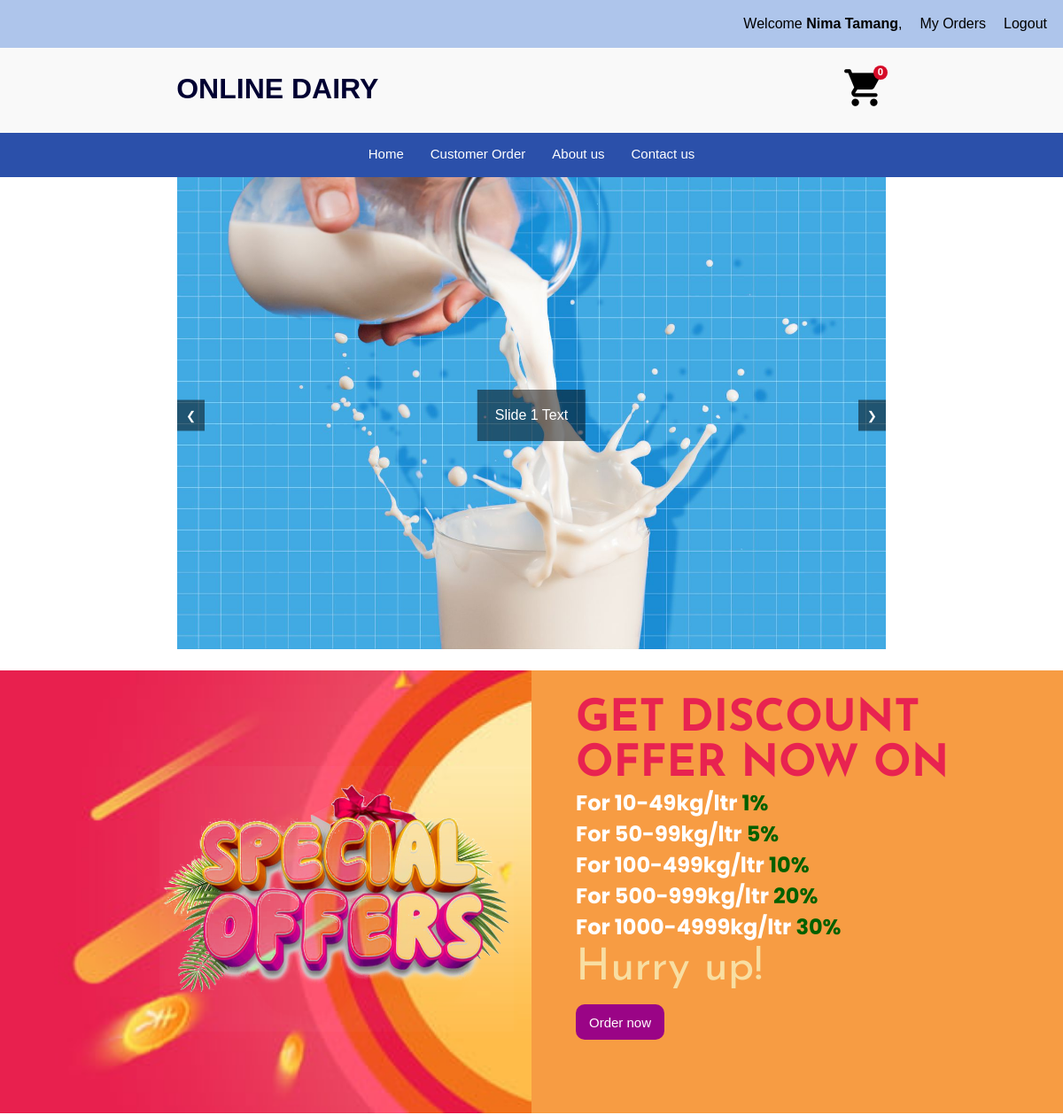
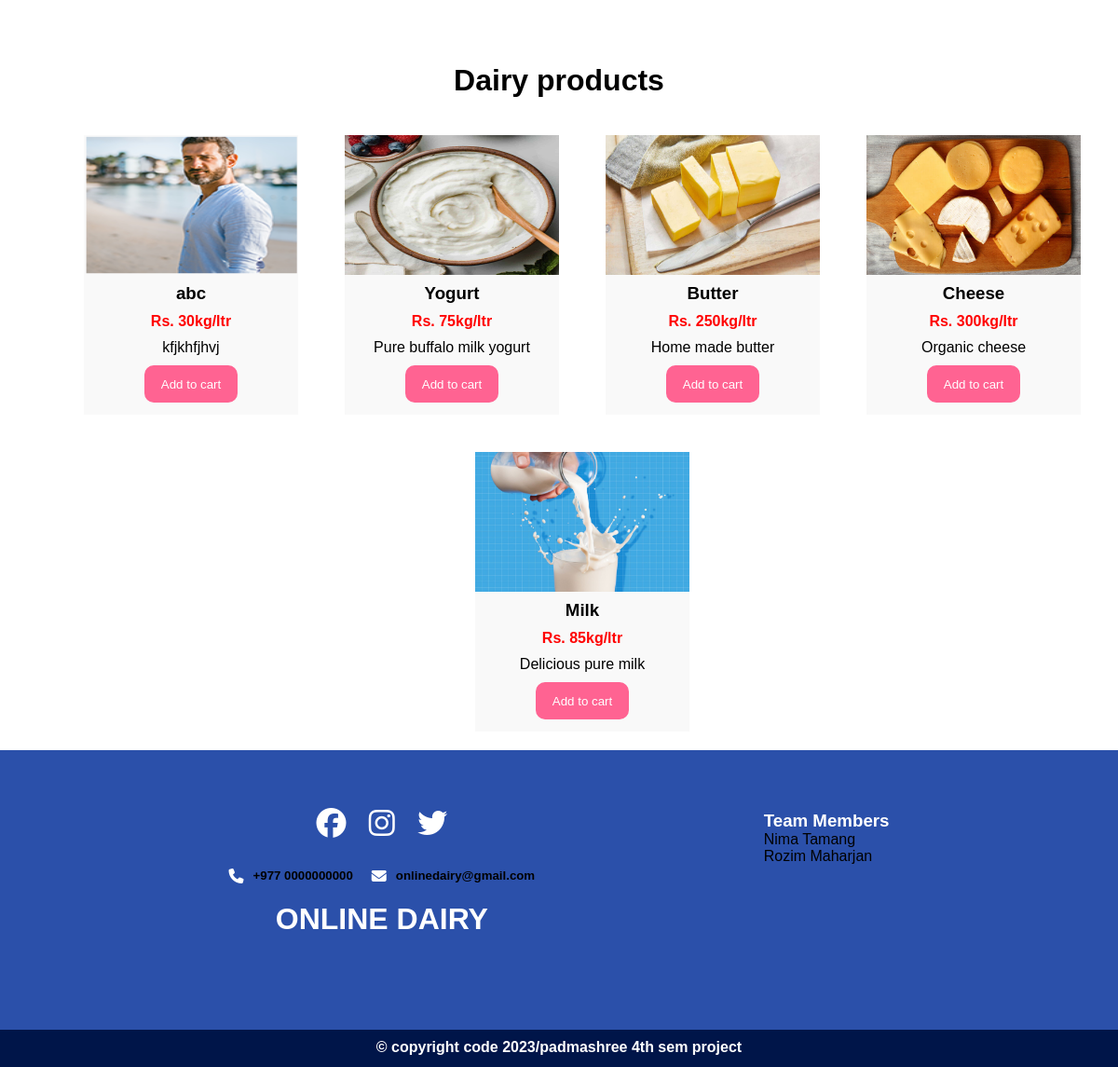
The app's page /index.php (signed in) with its own data (2 pictures, top to bottom).
### tables this page shows
CREATE TABLE `registerd_users` (
  `id` int(11) NOT NULL,
  `full_name` varchar(128) NOT NULL,
  `email` varchar(255) NOT NULL,
  `password` varchar(255) NOT NULL
);

CREATE TABLE `products` (
  `id` int(11) NOT NULL,
  `product_name` varchar(255) NOT NULL,
  `product_price` varchar(255) NOT NULL,
  `quantity` int(100) NOT NULL,
  `product_image` varchar(255) NOT NULL,
  `product_description` varchar(255) NOT NULL,
  `vendor_id` int(11) DEFAULT NULL
);

### index.php (the view, shortened to what this page needs)
<?php
include "connection/connect.php";
?>
<!DOCTYPE html>
<html lang="en">
<head>
    <link rel="stylesheet" href="css/style.css" type="text/css">
</head>
<body>
    <?php include 'header.php';?>
    <nav>
        <ul>
            <li><a href="#">Home</a></li>
            <li><a href="userdashboard.php">Customer Order</a></li>
            <li><a href="aboutus.php">About us</a></li>
            <li><a href="contactus.php">Contact us</a></li>
        </ul>
    </nav>
    <div class="slider-container">
        <div class="slider">
            <div class="slide">
                <img src="./images/milk.jpg" alt="Slide 1">
                <div class="slide-text">Slide 1 Text</div>
            </div>
        </div>
        <button class="prev-btn">&#10094;</button>
        <button class="next-btn">&#10095;</button>
    </div>
    <div class="offer-deals">
        <div class="deal-1">
            <img src="images/Deal-Background-PNG.png" alt="dealpng" class="specialdeal">
        </div>
        <div class="deal-2">
        <h1>GET DISCOUNT OFFER NOW ON</h1>
        <h2>For 10-49kg/ltr <span>1%</span></h2>
        <h2>For 50-99kg/ltr <span>5%</span></h2>
        <h2>For 100-499kg/ltr <span>10%</span></h2>
        <h2>For 500-999kg/ltr <span>20%</span></h2>
        <h2>For 1000-4999kg/ltr <span>30%</span></h2>
        <p>Hurry up!</p>
        <a href="productdetail.php"><button class="deal-btn">Order now</button></a>
        </div>
    </div>
    <div class="dairy-items" style="padding: 20px;">
        <h1>Dairy products</h1>
        <div class="dairy-product-list-1">
            <?php
            $select_products = "SELECT * FROM `products`";
            $query=mysqli_query($conn,$select_products);
            if(mysqli_num_rows($query) > 0) {
                while ($fetch_products = mysqli_fetch_assoc($query)) {
            ?>
                <div class="dairy-products">
                    <a href="productdetail.php"><img src="vendor/uploadimage/<?php echo $fetch_products['product_image'] ?>" alt="image"></a>
                    <div class="details">
                        <h3><?php echo $fetch_products['product_name']; ?></h3>
                        <b><p style="color: red;">Rs. <?php echo $fetch_products['product_price']; ?>kg/ltr</p></b>
                        <p><?php echo $fetch_products['product_description']; ?></p>
                    </div>
                    <form action="" method="post">
                        <input type="submit" class="addtocart" value="Add to cart" name="add_to_cart">
                    </form>
                </div>
            <?php
                }
            } else {
                echo '<p class="empty">No products added yet!</p>';
            }
            ?>
        </div>
    </div>
    <footer>
        <div class="flex-footer">
        <div class="footer-content">
            <br>
            <div class="socialmedia">
                <a href="#"><i class="fa-brands fa-facebook fa-2xl"></i></a>
                <a href="#"><i class="fa-brands fa-instagram fa-2xl"></i></a>
                <a href="#"><i class="fa-brands fa-twitter fa-2xl"></i></a>
            </div>
            <br>
            <div class="contact">
                <div class="number">
                    <i class="fa-solid fa-phone"></i>
                    <h5>+977 0000000000</h5>
                    <div class="address">
                        <i class="fa-solid fa-envelope"></i>
                        <h5>onlinedairy@gmail.com</h5>
                    </div>
                </div>
            </div>
            <h1>ONLINE DAIRY</h1>
        </div>
        <div class="team-members-list">
        <h3>Team Members</h3>
        <p>Nima Tamang</p>
        <p>Rozim Maharjan</p>
        </div>
        </div>
    </footer>
    <div class="copyright">
        <h4>&copy; copyright code 2023/padmashree 4th sem project</h4>
    </div>
</body>
</html>

### header.php (shortened to what this page needs)
<?php
include "connection/connect.php";
if(isset($_SESSION['userid'])){
    $userid = $_SESSION['userid'];
} else {
    $userid = '';
}
if(isset($_SESSION['userid'])) {
    $userid = $_SESSION['userid'];
}
?>
<header>
    <div class="top-link-item">
        <div class="top-item-list">
            <ul>
            <?php
            $select_profile ="SELECT * FROM `registerd_users` WHERE id ='$userid'";
            $res=mysqli_query($conn,$select_profile);
            if(mysqli_num_rows($res) > 0){
            $fetch_profile =mysqli_fetch_assoc($res);
         ?>
         <li>Welcome <b><?= $fetch_profile["full_name"]; ?></b>,</li>
         <li><a href="userdashboard.php">My Orders</a></li>
         <li><a href="logout.php" class="logout-btn" onclick="return confirm('Are you sure you want to logout?');">Logout</a></li>
         <?php
            }else{
         ?>
         <li><a href="userlogin.php">Login</a></li>
                <li><a href="register.php">Register</a></li>
         <?php
            }
         ?>
            </ul>
        </div>
    </div>
    <div class="search-item">
        <div class="logo">
            <a href="index.php">
                <h1>ONLINE DAIRY</h1>
            </a>
        </div>
        <div class="cart">
        <?php
        $count_cart_items="SELECT * FROM `cart` WHERE user_id ='$userid'";
        $result=mysqli_query($conn,$count_cart_items);
       if($result)
       {
        $total_cart_counts=mysqli_num_rows($result);
       }
       else{
        echo "Error executing query: " . mysqli_error($conn);
       }
        ?>
<span class='count'><?php  echo $total_cart_counts; ?></span>
        <a href="cart.php"><img src="icons/icons8-cart-100.png" alt="cart icon"></a>
        </div>
    </div>
</header>

### css/style.css (style rules this page uses)
* { margin: 0px; padding: 0px; box-sizing: border-box; }
body { font-family: sans-serif; margin: auto; width: 1200px; }
header { height: 150px; background-color: #F9F9F9; }
.top-item-list ul li { list-style: none; }
.top-item-list ul li a { text-decoration: none; color: black; }
.logout-btn { color: red; }
.top-link-item { background-color:#aec5eb; display: flex; padding: 8px; justify-content: right; }
.top-item-list ul { display: flex; }
.top-item-list ul li { padding: 10px; }
.search-item { display: flex; justify-content: space-around; margin-top: 20px; }
.logo a { text-decoration: none; }
.logo a h1 { color: rgb(0, 0, 50); font-family: sans-serif; font-weight: bold; padding-top: 8px; }
.search-item h1 { padding-right: 100px; }
.cart img { height: 50px; width: 50px; position: relative; margin-left: 25px; }
.count { position: absolute; margin-left: 60px; z-index: 2; font-size: 11px; border-radius: 50%; background: #d60b28; width: 16px; height: 16px; line-height:16px; display: block; text-align: center; color: white; font-family: 'Roboto', sans-serif; font-weight: bold; }
nav { background-color: #2B50AA; height: 50px; }
nav ul { display: flex; justify-content: center; }
nav ul li { list-style: none; padding: 15px; }
nav ul li a { text-decoration: none; color: white; font-size: 15px; font-family: sans-serif; }
.slider-container { position: relative; max-width: 800px; margin: auto; overflow: hidden; }
.slider { display: flex; transition: transform 0.5s ease-in-out; }
.slide { flex: 0 0 100%; position: relative; }
.slide img { width: 100%; height: auto; background: linear-gradient(rgba(0, 0, 0, 0.60), rgba(0, 0, 0, 0.60)); }
.slide-text { position: absolute; top: 50%; left: 50%; transform: translate(-50%, -50%); background-color: rgba(0, 0, 0, 0.5); color: white; padding: 20px; text-align: center; max-width: 80%; }
.prev-btn, .next-btn { position: absolute; top: 50%; transform: translateY(-50%); background-color: rgba(0, 0, 0, 0.5); color: white; border: none; cursor: pointer; padding: 10px; z-index: 1; }
.prev-btn { left: 0; }
.next-btn { right: 0; }
.dairy-items { padding: 20px; }
.dairy-items h1 { text-align: center; margin-top: 50px; font-family: sans-serif; }
.dairy-product-list-1 { justify-content: center; display: flex; flex-wrap: wrap; }
.dairy-product-list-1 a { text-decoration: none; color: black; }
.dairy-products { height: 300px; width: 230px; background-color:#F9F9F9; margin-left: 50px; margin-top: 40px; text-align: center; }
.dairy-products img { height: 150px; width:230px ; }
.details h3 { margin-top: 5px; }
.details p { margin-top: 10px; }
.addtocart { border-radius: 10px; border-color: transparent ; height: 40px; width: 100px; background-color: #FF6392; color: white; margin-top: 10px; }
footer { background-color:#2B50AA; height:300px; overflow: hidden; }
.footer-content { margin-top: 50px; text-align: center ; }
.contact { display: flex; justify-content: center; margin-top: 20px; }
.number { display: flex; }
.address { display: flex; padding-left: 20px; }
.footer-content h1 { margin-top: 20px; color: white; }
.copyright { background-color: #001549; height: 40px; width:100%; }
.copyright h4 { padding: 10px; color: white; text-align: center; }
.fa-brands { color: white; }
.fa-solid { color: white; padding-right: 10px; }
.socialmedia .fa-brands { padding: 10px; }
.offer-deals { margin-top: 20px; height: 500px; width: 100%; background-color:#ededed; display: flex; }
.deal-1 { width: 50%; background-image: url("images/pngtree-color-creative-offer-discount-image_11174.jpg"); background-repeat: no-repeat; background-size: cover; padding-left: 15%; padding-top: 9%; }
.specialdeal { height:300px; width: 400px; }
.deal-2 { width: 50%; background-color: #F79C43; padding-left: 50px; padding-top: 30px; }
.deal-2 h1 { color: #E82350; font-family:'Josefin Sans', sans-serif; font-size: 50px; }
.deal-2 h2 { color: rgb(255, 255, 255); font-family: 'Poppins', sans-serif; }
.deal-2 span { color: rgb(0, 96, 0); }
.deal-2 p { color: #F8DEA2; font-family:'Josefin Sans', sans-serif; font-size: 50px; line-height: 60px; }
.deal-btn { height: 40px; width: 100px; background-color: #9A0486; border-radius: 10px; border-color: transparent; color: white; font-size: 15px; font-weight: 400; margin-top: 10px; }
.flex-footer { display: flex; justify-content: space-evenly; }
.team-members-list { margin-top: 65px; }
.team-members-list h3 { color: white; }

### records on screen
registerd_users: full_name "Nima Tamang"
products: product_image (picture), product_name "abc", product_price "30", product_description "kfjkhfjhvj"
products: product_image (picture), product_name "Yogurt", product_price "75", product_description "Pure buffalo milk yogurt"
products: product_image (picture), product_name "Butter", product_price "250", product_description "Home made butter"
products: product_image (picture), product_name "Cheese", product_price "300", product_description "Organic cheese"
products: product_image (picture), product_name "Milk", product_price "85", product_description "Delicious pure milk"

### other values on screen
$total_cart_counts "0"
